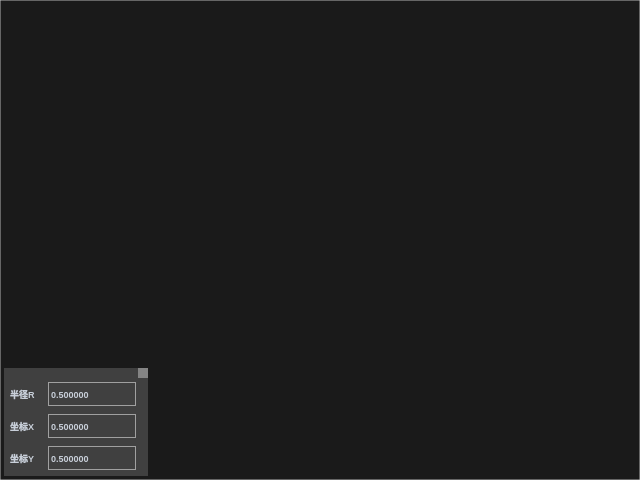
<?xml version="1.0" encoding="UTF-8"?>
<ui version="4.0">
 <class>QYVideoWidget</class>
 <widget class="QWidget" name="QYVideoWidget">
  <property name="geometry">
   <rect>
    <x>0</x>
    <y>0</y>
    <width>640</width>
    <height>480</height>
   </rect>
  </property>
  <property name="mouseTracking">
   <bool>true</bool>
  </property>
  <property name="focusPolicy">
   <enum>Qt::NoFocus</enum>
  </property>
  <property name="windowTitle">
   <string>Form</string>
  </property>
  <property name="styleSheet">
   <string notr="true">QWidget{
background-color:rgba(26,26,26,255);
border-style:solid;
border-width:1px;
border-color:rgba(220,220,220,100);
}</string>
  </property>
  <widget class="QWidget" name="wd" native="true">
   <property name="geometry">
    <rect>
     <x>4</x>
     <y>4</y>
     <width>632</width>
     <height>472</height>
    </rect>
   </property>
   <property name="mouseTracking">
    <bool>true</bool>
   </property>
   <property name="styleSheet">
    <string notr="true">QWidget{
background-color:rgba(26,26,26,255);
border-width:0px;
}</string>
   </property>
   <property name="StopAspect" stdset="0">
    <number>1</number>
   </property>
   <widget class="QYVideoShow" name="wd_show" native="true">
    <property name="geometry">
     <rect>
      <x>0</x>
      <y>0</y>
      <width>632</width>
      <height>472</height>
     </rect>
    </property>
    <property name="mouseTracking">
     <bool>true</bool>
    </property>
    <property name="focusPolicy">
     <enum>Qt::NoFocus</enum>
    </property>
    <property name="styleSheet">
     <string notr="true">QWidget{
background-color:rgba(26,26,26,255);
border-width:0px;
}</string>
    </property>
   </widget>
   <widget class="QYPixViewer" name="wd_pix" native="true">
    <property name="geometry">
     <rect>
      <x>0</x>
      <y>0</y>
      <width>632</width>
      <height>472</height>
     </rect>
    </property>
    <property name="styleSheet">
     <string notr="true">QWidget{
border-width:0px;
}</string>
    </property>
    <property name="StopAspect" stdset="0">
     <number>1</number>
    </property>
   </widget>
   <widget class="QYDlgToolBar" name="wd_cross" native="true">
    <property name="geometry">
     <rect>
      <x>0</x>
      <y>0</y>
      <width>64</width>
      <height>64</height>
     </rect>
    </property>
   </widget>
   <widget class="QWidget" name="wd_ctrl" native="true">
    <property name="geometry">
     <rect>
      <x>0</x>
      <y>364</y>
      <width>144</width>
      <height>108</height>
     </rect>
    </property>
    <property name="styleSheet">
     <string notr="true">QWidget{
color:rgba(200,207,217,255);
font-family:&quot;微软雅黑&quot;;
font-size:9px;
font-weight:bold;
background-color: rgba(64,64,64,255);
border-width: 0px;
border-style: solid;
border-radius:0px;
border-image:url(&quot;&quot;);
border-color:rgba(160,160,160,255);
}</string>
    </property>
    <property name="KeepAspect" stdset="0">
     <number>8</number>
    </property>
    <widget class="QDoubleSpinBox" name="spin_dr">
     <property name="geometry">
      <rect>
       <x>44</x>
       <y>14</y>
       <width>88</width>
       <height>24</height>
      </rect>
     </property>
     <property name="styleSheet">
      <string notr="true">QWidget{
border-width:1px;
margin: 0px;
}
QDoubleSpinBox::down-arrow {
    image: url(&quot;:/QYRTSPWidget/2_0&quot;);
}
QDoubleSpinBox::up-arrow {
    image: url(&quot;:/QYRTSPWidget/2_1&quot;);
}
QDoubleSpinBox::up-button {
      subcontrol-origin: border;
      subcontrol-position: top right;
      border-width: 0px;

}
QDoubleSpinBox::up-button:pressed{
	background-color: rgba(200,200,200,255);
}
QDoubleSpinBox::down-button {
      subcontrol-origin: border;
      subcontrol-position: bottom right;
      border-width: 0px;

}
QDoubleSpinBox::down-button:pressed{
	background-color: rgba(200,200,200,255);
}
</string>
     </property>
     <property name="decimals">
      <number>6</number>
     </property>
     <property name="minimum">
      <double>0.300000000000000</double>
     </property>
     <property name="maximum">
      <double>2.000000000000000</double>
     </property>
     <property name="singleStep">
      <double>0.001000000000000</double>
     </property>
     <property name="value">
      <double>0.500000000000000</double>
     </property>
     <property name="StopAspect" stdset="0">
      <number>2</number>
     </property>
     <property name="KeepAspect" stdset="0">
      <number>4</number>
     </property>
    </widget>
    <widget class="QLabel" name="label_21">
     <property name="geometry">
      <rect>
       <x>6</x>
       <y>14</y>
       <width>32</width>
       <height>24</height>
      </rect>
     </property>
     <property name="styleSheet">
      <string notr="true">QWidget{
border-width:0px;
margin: 0px;
}</string>
     </property>
     <property name="text">
      <string>半径R</string>
     </property>
     <property name="KeepAspect" stdset="0">
      <number>2</number>
     </property>
    </widget>
    <widget class="QLabel" name="label_22">
     <property name="geometry">
      <rect>
       <x>6</x>
       <y>46</y>
       <width>32</width>
       <height>24</height>
      </rect>
     </property>
     <property name="styleSheet">
      <string notr="true">QWidget{
border-width:0px;
margin: 0px;
}</string>
     </property>
     <property name="text">
      <string>坐标X</string>
     </property>
     <property name="KeepAspect" stdset="0">
      <number>2</number>
     </property>
    </widget>
    <widget class="QDoubleSpinBox" name="spin_dx">
     <property name="geometry">
      <rect>
       <x>44</x>
       <y>46</y>
       <width>88</width>
       <height>24</height>
      </rect>
     </property>
     <property name="styleSheet">
      <string notr="true">QWidget{
border-width:1px;
margin: 0px;
}
QDoubleSpinBox::down-arrow {
    image: url(&quot;:/QYRTSPWidget/2_0&quot;);
}
QDoubleSpinBox::up-arrow {
    image: url(&quot;:/QYRTSPWidget/2_1&quot;);
}
QDoubleSpinBox::up-button {
      subcontrol-origin: border;
      subcontrol-position: top right;
      border-width: 0px;

}
QDoubleSpinBox::up-button:pressed{
	background-color: rgba(200,200,200,255);
}
QDoubleSpinBox::down-button {
      subcontrol-origin: border;
      subcontrol-position: bottom right;
      border-width: 0px;

}
QDoubleSpinBox::down-button:pressed{
	background-color: rgba(200,200,200,255);
}
</string>
     </property>
     <property name="decimals">
      <number>6</number>
     </property>
     <property name="minimum">
      <double>0.300000000000000</double>
     </property>
     <property name="maximum">
      <double>0.600000000000000</double>
     </property>
     <property name="singleStep">
      <double>0.001000000000000</double>
     </property>
     <property name="value">
      <double>0.500000000000000</double>
     </property>
     <property name="StopAspect" stdset="0">
      <number>2</number>
     </property>
     <property name="KeepAspect" stdset="0">
      <number>4</number>
     </property>
    </widget>
    <widget class="QLabel" name="label_23">
     <property name="geometry">
      <rect>
       <x>6</x>
       <y>78</y>
       <width>32</width>
       <height>24</height>
      </rect>
     </property>
     <property name="styleSheet">
      <string notr="true">QWidget{
border-width:0px;
}</string>
     </property>
     <property name="text">
      <string>坐标Y</string>
     </property>
     <property name="KeepAspect" stdset="0">
      <number>2</number>
     </property>
    </widget>
    <widget class="QDoubleSpinBox" name="spin_dy">
     <property name="geometry">
      <rect>
       <x>44</x>
       <y>78</y>
       <width>88</width>
       <height>24</height>
      </rect>
     </property>
     <property name="styleSheet">
      <string notr="true">QWidget{
border-width:1px;
}
QDoubleSpinBox::down-arrow {
    image: url(&quot;:/QYRTSPWidget/2_0&quot;);
}
QDoubleSpinBox::up-arrow {
    image: url(&quot;:/QYRTSPWidget/2_1&quot;);
}
QDoubleSpinBox::up-button {
      subcontrol-origin: border;
      subcontrol-position: top right;
      border-width: 0px;

}
QDoubleSpinBox::up-button:pressed{
	background-color: rgba(200,200,200,255);
}
QDoubleSpinBox::down-button {
      subcontrol-origin: border;
      subcontrol-position: bottom right;
      border-width: 0px;

}
QDoubleSpinBox::down-button:pressed{
	background-color: rgba(200,200,200,255);
}
</string>
     </property>
     <property name="decimals">
      <number>6</number>
     </property>
     <property name="minimum">
      <double>0.300000000000000</double>
     </property>
     <property name="maximum">
      <double>0.600000000000000</double>
     </property>
     <property name="singleStep">
      <double>0.001000000000000</double>
     </property>
     <property name="value">
      <double>0.500000000000000</double>
     </property>
     <property name="StopAspect" stdset="0">
      <number>2</number>
     </property>
     <property name="KeepAspect" stdset="0">
      <number>4</number>
     </property>
    </widget>
    <widget class="QPushButton" name="butCtrlShow">
     <property name="geometry">
      <rect>
       <x>134</x>
       <y>0</y>
       <width>10</width>
       <height>10</height>
      </rect>
     </property>
     <property name="focusPolicy">
      <enum>Qt::NoFocus</enum>
     </property>
     <property name="styleSheet">
      <string notr="true">QWidget{
border-width:0px;
margin: 0px;
background-color:rgba(200,200,200,128);
}</string>
     </property>
     <property name="text">
      <string/>
     </property>
     <property name="KeepAspect" stdset="0">
      <number>9</number>
     </property>
    </widget>
   </widget>
   <zorder>wd_cross</zorder>
   <zorder>wd_show</zorder>
   <zorder>wd_pix</zorder>
   <zorder>wd_ctrl</zorder>
  </widget>
 </widget>
 <customwidgets>
  <customwidget>
   <class>QYPixViewer</class>
   <extends>QWidget</extends>
   <header>qypixviewer.h</header>
  </customwidget>
  <customwidget>
   <class>QYDlgToolBar</class>
   <extends>QWidget</extends>
   <header>qydlgtoolbar.h</header>
  </customwidget>
  <customwidget>
   <class>QYVideoShow</class>
   <extends>QWidget</extends>
   <header>QYVideoShow.h</header>
   <container>1</container>
  </customwidget>
 </customwidgets>
 <resources/>
 <connections/>
</ui>
